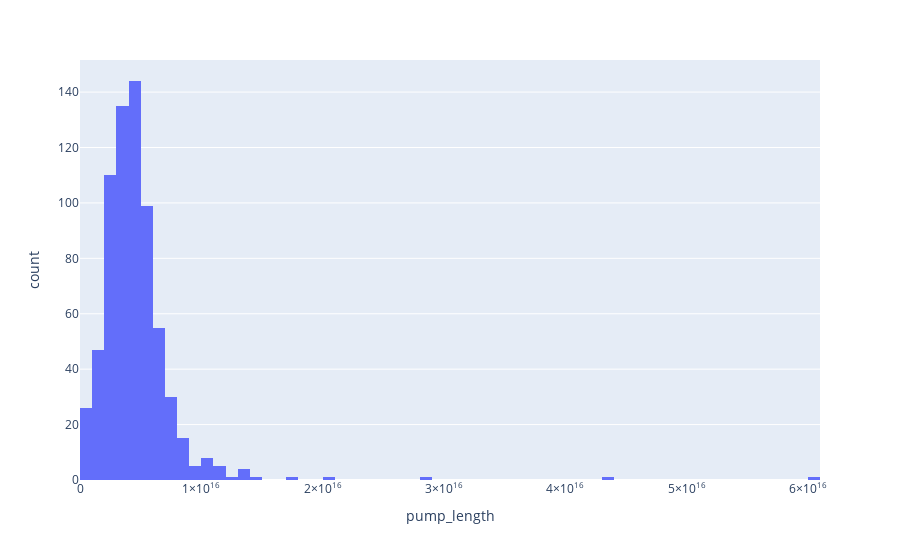

The cell this chart's notebook holds for it:
### Code cell
import plotly.express as px
fig = px.histogram(df_data_pump, x="pump_length")
fig.show()

fig = go.Figure(data=[go.Histogram(x=arr_early_max_price[arr_early_max_price <= 0])])
fig.show()

### Figure 1 — Plotly figure (JSON) as saved in the notebook; plotly's stock layout.template omitted (floating-point values rounded to 4 significant figures; data arrays with more than 128 entries replaced by an {"elided": "..."} marker saying what was removed)
{"data": [{"alignmentgroup": "True", "bingroup": "x", "hovertemplate": "pump_length=%{x}<br>count=%{y}<extra></extra>", "legendgroup": "", "marker": {"color": "#636efa"}, "name": "", "offsetgroup": "", "orientation": "v", "showlegend": false, "type": "histogram", "x": {"elided": "690 int values"}, "xaxis": "x", "yaxis": "y"}], "layout": {"barmode": "relative", "legend": {"tracegroupgap": 0}, "margin": {"t": 60}, "xaxis": {"anchor": "y", "domain": [0, 1], "title": {"text": "pump_length"}}, "yaxis": {"anchor": "x", "domain": [0, 1], "title": {"text": "count"}}}}
